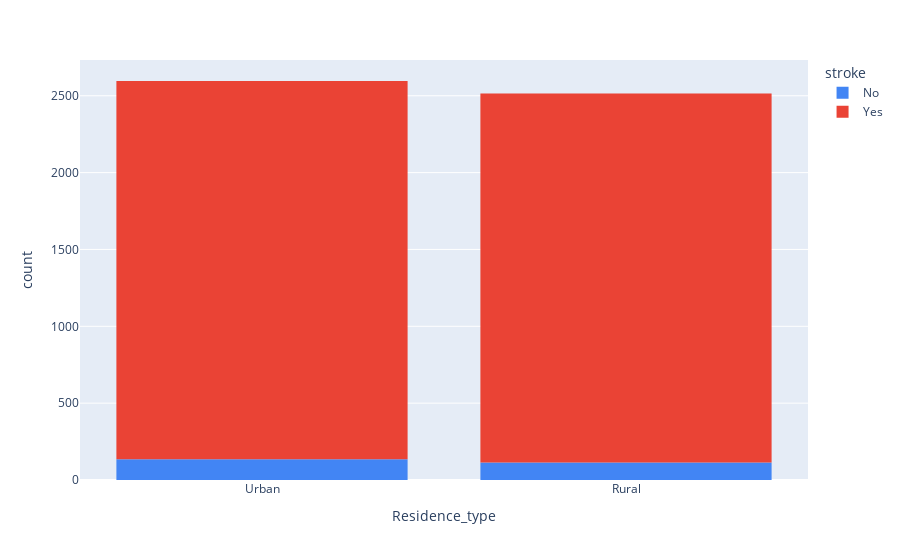

Source (notebook cell):
### Markdown cell above
### Insights
- Most people who had a stroke work at a private company

### Code cell
fig = px.histogram(df_stroke, x="Residence_type", color='stroke', color_discrete_map = {'Yes':'#ea4335','No':'#4285f4'})
fig.show()

### Figure 1 — Plotly figure (JSON) as saved in the notebook; plotly's stock layout.template omitted (floating-point values rounded to 4 significant figures; data arrays with more than 128 entries replaced by an {"elided": "..."} marker saying what was removed)
{"data": [{"alignmentgroup": "True", "bingroup": "x", "hovertemplate": "stroke=No<br>Residence_type=%{x}<br>count=%{y}<extra></extra>", "legendgroup": "No", "marker": {"color": "#4285f4", "pattern": {"shape": ""}}, "name": "No", "offsetgroup": "No", "orientation": "v", "showlegend": true, "type": "histogram", "x": {"elided": "249 str values"}, "xaxis": "x", "yaxis": "y"}, {"alignmentgroup": "True", "bingroup": "x", "hovertemplate": "stroke=Yes<br>Residence_type=%{x}<br>count=%{y}<extra></extra>", "legendgroup": "Yes", "marker": {"color": "#ea4335", "pattern": {"shape": ""}}, "name": "Yes", "offsetgroup": "Yes", "orientation": "v", "showlegend": true, "type": "histogram", "x": {"elided": "4861 str values"}, "xaxis": "x", "yaxis": "y"}], "layout": {"barmode": "relative", "legend": {"title": {"text": "stroke"}, "tracegroupgap": 0}, "margin": {"t": 60}, "xaxis": {"anchor": "y", "domain": [0, 1], "title": {"text": "Residence_type"}}, "yaxis": {"anchor": "x", "domain": [0, 1], "title": {"text": "count"}}}}
